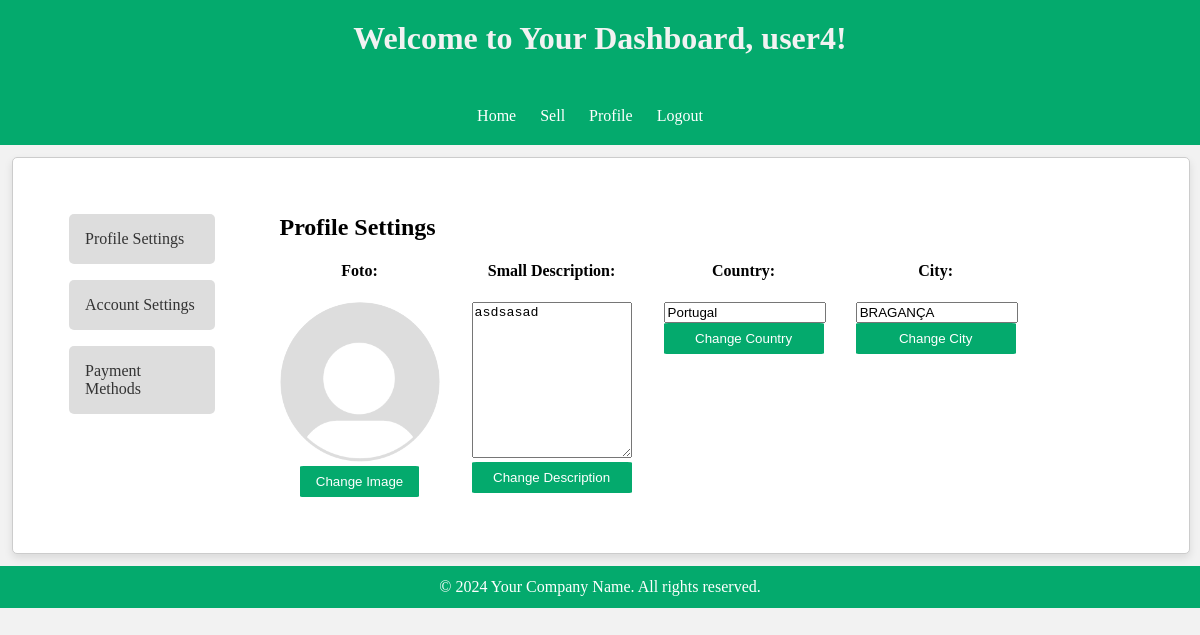
The app's page /pages/profile/settings.php (signed in), older data.
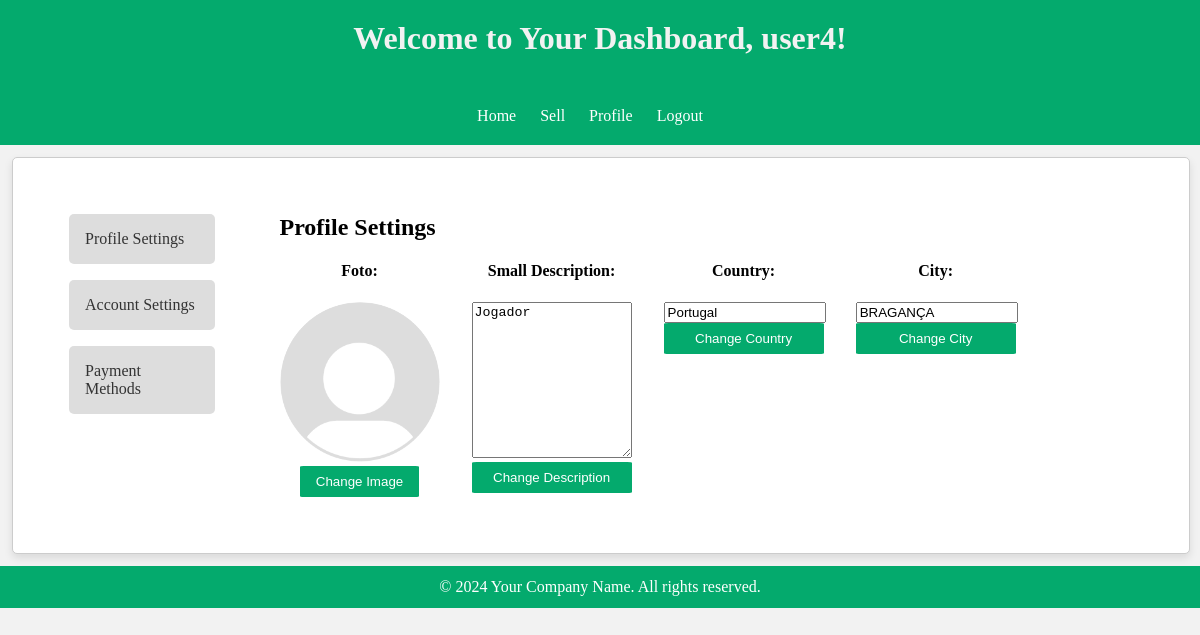
The same page, newer data.
### tables this page shows
CREATE TABLE users (
    id INTEGER PRIMARY KEY AUTOINCREMENT,
    username VARCHAR(100) NOT NULL,
    email VARCHAR(255) NOT NULL,
    password VARCHAR NOT NULL,
    permissions VARCHAR(50) NOT NULL DEFAULT 'user',
    created_at TIMESTAMP DEFAULT CURRENT_TIMESTAMP,
    small_description VARCHAR(255),
    country Varchar(50),
    city VARCHAR(50) ,
    phone_number VARCHAR(13) UNIQUE,
    image VARCHAR DEFAULT '../../../assets/Default_pfp.svg.png'
);

### pages/profile/settings.php (called while the page is built, shortened)
<?php
require_once '../../database/read_tables.php';
require_once '../../common/dashboard_header.php';
require_once '../../common/dashboard_footer.php';
require_once '../../templates/settings_page.php';
require_once '../../utils/getters.php';
$db = getDatabaseConnection();
$username = $_SESSION['username'];
$row = getUserByUsername($db, $username);
$is_admin = $row['permissions'] === 'admin';
$is_seller = $row['permissions'] === 'seller';
draw_header($username, $is_admin, $is_seller, "settings");
draw_settings_page($username, $is_admin, $is_seller, $row);
draw_footer()
    ?>

### utils/getters.php (called while the page is built, shortened)
<?php
    function getUserByUsername($db, $username) {
        $query = "SELECT * FROM users WHERE username = :username";
        $stmt = $db->prepare($query);
        $stmt->bindParam(":username", $username);
        $stmt->execute();
        $row = $stmt->fetch(PDO::FETCH_ASSOC);
        return $row;
    }
?>

### templates/settings_page.php (the view, shortened to what this page needs)
<?php
function draw_settings_page($username, $is_admin, $is_seller, $row)
{
    ?>
    <!DOCTYPE html>
    <html lang="en">
    <head>
        <link rel="stylesheet" href="../../../css/settings.css">
        <link rel="stylesheet" href="../../../css/dashboard.css">
        <link rel="stylesheet" href="../../../css/container.css">
    </head>
    <section>
        <section class="settings-container">
            <section class="vertical-navbar">
                <ul>
                    <li><a href="#" onclick="showSection('profile-settings')">Profile Settings</a></li>
                    <li><a href="#" onclick="showSection('account-settings')">Account Settings</a></li>
                    <li><a href="#" onclick="showSection('payment-methods')">Payment Methods</a></li>
                </ul>
            </section>
            <section class="content-section">
                <section id="profile-settings" class="section active">
                    <h2>Profile Settings</h2>
                    <section class="row">
                        <section class="column">
                            <h4>Foto:</h4>
                            <section>
                                <img id="profile-image" src="<?php echo $row['image']; ?>" alt="Profile Image">
                            </section>
                            <section>
                                <form method="post" enctype="multipart/form-data">
                                    <button class="submit-button" type="button"
                                        onclick="document.getElementById('profile-image-input').click();">Change
                                        Image</button>
                                </form>
                            </section>
                        </section>
                        <section class="column">
                            <h4>Small Description:</h4>
                            <form method="post">
                                <textarea name="small_description" id="small_description" rows="10" cols="30"
                                    maxlength="255"><?php echo $row['small_description']; ?></textarea>
                                <button class="submit-button" type="submit">Change Description</button>
                            </form>
                        </section>
                        <section class="column">
                            <h4>Country:</h4>
                            <section>
                                <form method="post">
                                    <input type="text" name="country" id="country" value="<?php echo $row['country']; ?>">
                                    <button class="submit-button" type="submit">Change Country</button>
                                </form>
                            </section>
                        </section>
                        <section class="column">
                            <h4>City:</h4>
                            <form method="post">
                                <input type="text" name="city" id="city" value="<?php echo $row['city']; ?>">
                                <button class="submit-button" type="submit">Change City</button>
                            </form>
                        </section>
                    </section>
                </section>
            </section>
        </section>
    </section>
    <?php
}
?>

### common/dashboard_header.php (shortened to what this page needs)
<?php
function draw_header($username, $is_admin, $is_seller, $currentPage) {
    draw_html_structure();
    draw_header_content($username);
    draw_navigation_menu($is_admin, $is_seller, $currentPage);
}
function draw_html_structure() {
    ?>
    <!DOCTYPE html>
    <html lang="en">
    <head>
        <link rel="stylesheet" href="../../../css/dashboard.css">
    </head>
    <body>
    <?php
}
function draw_header_content($username) {
    ?>
    <header>
        <h1>Welcome to Your Dashboard, <?php echo $username; ?>!</h1>
    </header>
    <?php
}
function draw_navigation_menu($is_admin, $is_seller, $currentPage) {
    ?>
    <nav>
        <ul>
            <li><a href="../main_page/index.php">Home</a></li>
            <?php if ($is_admin || $is_seller): ?>
                <li><a href="../sell_items/sell_page.php">Sell</a></li>
            <?php endif; ?>
            <li><a href="<?php echo ($currentPage == 'profile') ? 'settings.php' : 'profile.php'; ?>"><?php echo ($currentPage == 'profile') ? 'Settings' : 'Profile'; ?></a></li>
            <li><a href="../../actions/logout.php">Logout</a></li>
        </ul>
    </nav>
    <?php
}
?>

### common/dashboard_footer.php
<?php
    function draw_footer(){
?>
    <footer>
            <p>© <?php echo date("Y"); ?> Your Company Name. All rights reserved.</p>
    </footer>
<?php
}
?>

### css/dashboard.css (style rules this page uses)
body, h1, h2, p, ul, li { margin: 0; padding: 0; }
body { background-color: #f2f2f2; }
header { background-color: #04aa6d; color: #f2f2f2; padding: 20px; text-align: center; }
header h1 { margin-bottom: 10px; }
nav { background-color: #04aa6d; color: #f2f2f2; padding: 20px; text-align: center; }
nav ul { list-style-type: none; }
nav ul li { display: inline; margin-right: 20px; }
nav ul li a { color: #fff; text-decoration: none; }
footer { background-color: #04aa6d; color: #fff; padding: 1% 0; text-align: center; width: 100%; position: relative; bottom: 0; }

### css/settings.css (style rules this page uses)
img { width: 10rem; height: 10rem; object-fit: cover; border-radius: 50%; overflow: hidden; }
.submit-button { background-color: #04aa6d; border: none; color: white; padding: 0.5rem 1rem; text-align: center; text-decoration: none; display: inline-block; cursor: pointer; border-radius: 3%; }
textarea { resize: vertical; width: 96.5%; }
button { width: 100%; }
input { width: 96.5%; }
.vertical-navbar { padding: 2em; width: 20%; overflow-y: auto; }
.vertical-navbar ul { list-style-type: none; padding: 0; margin: 0; }
.vertical-navbar li { margin-bottom: 1em; }
.vertical-navbar a { display: block; padding: 1em; background-color: #ddd; color: #333; text-decoration: none; border-radius: 5px; transition: background-color 0.3s; }
.content-section { padding: 2em; }
.section { display: none; }
.section.active { display: block; }

### css/container.css (style rules this page uses)
.settings-container { display:flex; flex-direction: row; border: 1px solid #ccc; border-radius: 5px; padding: 2%; margin: 1%; width: 94%; background-color: #fff; box-shadow: 0 4px 8px rgba(0, 0, 0, 0.1); }
.column { display: flex; flex-direction: column; align-items: center; width: 50%; padding: 0 2rem 0 0; }
.row { display: flex; flex-direction: row; justify-content: left; width:90%; }

Row changes from the older to the newer data that the page shows:
changed users "Portugal": small_description "asdsasad" → "Jogador"
